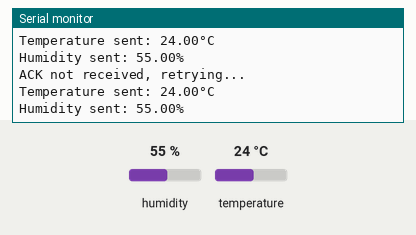
A sketch run on a simulated ESP32. On the bench: the last lines printed to the serial monitor. Inputs (shaded band) come from the test bench; at power-on: humidity 55 %, temperature 24 °C.

Above: at 7.3 s.
7.4 s: humidity set to 22 %
At 9.1 s:
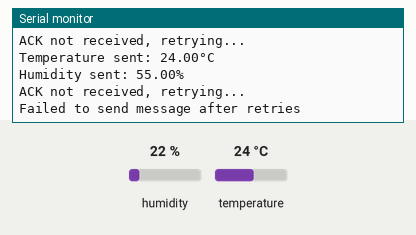
13.4 s: temperature set to 12 °C
At 17.8 s:
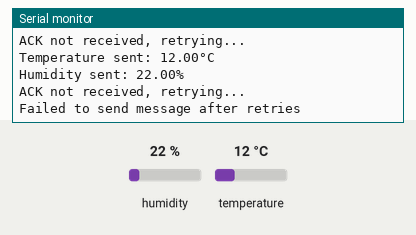
19.4 s: humidity set to 40 %
At 22.2 s:
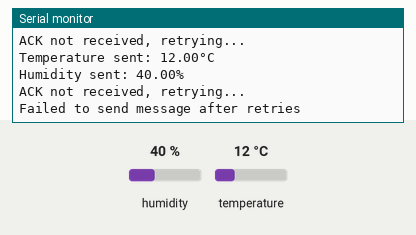
Timing chart, 0 to 23.7 s (numbered marks = the images above; inputs shaded):
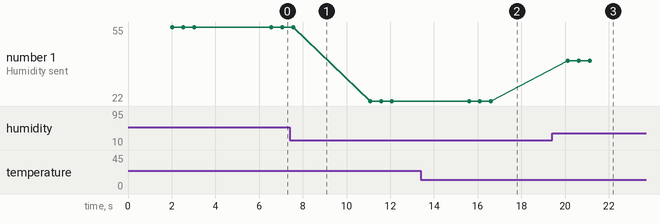

The sketch:

canMsgTX.ino
```cpp
#include <DHT.h>
#include <mcp2515.h>
#include <SPI.h>

DHT dht(21, DHT11);

struct can_frame canMsg;
struct MCP2515 mcp2515(5); // Pin on ESP32 which CS is connected to

#define MAX_RETRIES 3
#define CAN_ACK_ID 0x037


void setup() {
  Serial.begin(115200);
  SPI.begin();
  // Defining CAN message parameters
  mcp2515.reset();
  mcp2515.setBitrate(CAN_500KBPS, MCP_8MHZ);
  mcp2515.setNormalMode();
  dht.begin();
}

void loop() {
  delay(2000); // DHT11 needs ~2s between reads

  float humidity = dht.readHumidity();
  float temperature = dht.readTemperature(); // Celsius
  int tempInt = (int)(temperature * 100); // Convert temperature from floating point to integer
  int humidInt = (int)(humidity * 100); // Same for humidity

  canMsg.can_id = 0x036; // CAN Message ID
  canMsg.can_dlc = 4; // Data length code (number of bytes)

  //Split data into 4 bytes
  canMsg.data[0] = (tempInt >> 8) & 0xFF; // MSB of temperature
  canMsg.data[1] = tempInt & 0xFF; //LSB of temperature
  canMsg.data[2] = (humidInt >> 8) & 0xFF; //MSB of humidity
  canMsg.data[3] = humidInt & 0xFF; //LSB of humidity

  bool messageSent = false;
  int retries = 0;

  while (!messageSent && retries < MAX_RETRIES) {
    if (mcp2515.sendMessage(&canMsg) == MCP2515::ERROR_OK){
      Serial.print("Temperature sent: ");
      Serial.print(temperature);
      Serial.println("°C");

      Serial.print("Humidity sent: ");
      Serial.print(humidity);
      Serial.println("%");

      // Wait for acknowledgement
      unsigned long startTime = millis();
      bool ackReceived = false;

      while (millis() - startTime < 500) { // Wait up to 500ms for ACK
        if (mcp2515.readMessage(&canMsg) == MCP2515::ERROR_OK){
          if (canMsg.can_id == CAN_ACK_ID) {
            ackReceived = true;
            break;
          }
        }
      }

      if (ackReceived) {
        Serial.println("ACK received");
        messageSent = true;
      } else{
        Serial.println("ACK not received, retrying...");
        retries++;
      }

    }

  }

  if (!messageSent) {
      Serial.println("Failed to send message after retries");
    }
    delay(1000);

}
```

Measured:
- after the input at 13.4 s, the serial monitor: prints a new line after 2.2 s (image 2)
- after the input at 19.4 s, the serial monitor: prints a new line after 0.73 s (image 3)
- plotted number 1: 55 → 22 after the input at 7.4 s, 22 → 40 after the input at 19.4 s
